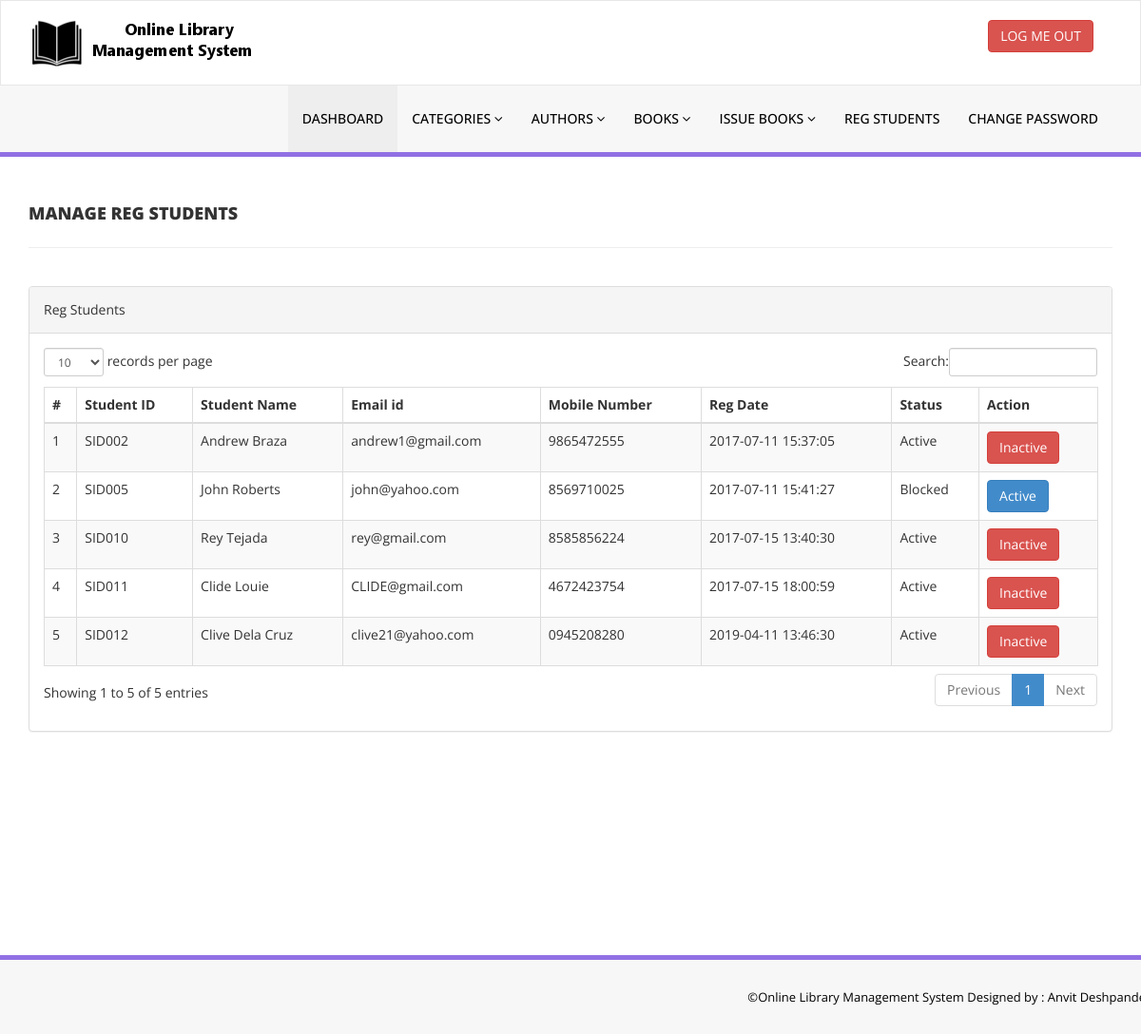
Screenshot of /library/admin/reg-students.php (signed in) with the database file from the repository.
### tables this page shows
CREATE TABLE `tblstudents` (
  `id` int(11) NOT NULL,
  `StudentId` varchar(100) DEFAULT NULL,
  `FullName` varchar(120) DEFAULT NULL,
  `EmailId` varchar(120) DEFAULT NULL,
  `MobileNumber` char(11) DEFAULT NULL,
  `Password` varchar(120) DEFAULT NULL,
  `Status` int(1) DEFAULT NULL,
  `RegDate` timestamp NULL DEFAULT CURRENT_TIMESTAMP,
  `UpdationDate` timestamp NULL DEFAULT NULL ON UPDATE CURRENT_TIMESTAMP
);

### library/admin/reg-students.php (the view, shortened to what this page needs)
<?php
include('includes/config.php');
if(strlen($_SESSION['alogin'])==0)
    {
header('location:index.php');
}
else{
    ?>
<!DOCTYPE html>
<html xmlns="http://www.w3.org/1999/xhtml">
<head>
    <link href="assets/css/bootstrap.css" rel="stylesheet" />
    <link href="assets/css/font-awesome.css" rel="stylesheet" />
    <link href="assets/js/dataTables/dataTables.bootstrap.css" rel="stylesheet" />
    <link href="assets/css/style.css" rel="stylesheet" />
</head>
<body>
<?php include('includes/header.php');?>
    <div class="content-wrapper">
         <div class="container">
        <div class="row pad-botm">
            <div class="col-md-12">
                <h4 class="header-line">Manage Reg Students</h4>
    </div>
        </div>
            <div class="row">
                <div class="col-md-12">
                    <div class="panel panel-default">
                        <div class="panel-heading">
                          Reg Students
                        </div>
                        <div class="panel-body">
                            <div class="table-responsive">
                                <table class="table table-striped table-bordered table-hover" id="dataTables-example">
                                    <thead>
                                        <tr>
                                            <th>#</th>
                                            <th>Student ID</th>
                                            <th>Student Name</th>
                                            <th>Email id </th>
                                            <th>Mobile Number</th>
                                            <th>Reg Date</th>
                                            <th>Status</th>
                                            <th>Action</th>
                                        </tr>
                                    </thead>
                                    <tbody>
<?php $sql = "SELECT * from tblstudents";
$query = $dbh -> prepare($sql);
$query->execute();
$results=$query->fetchAll(PDO::FETCH_OBJ);
$cnt=1;
if($query->rowCount() > 0)
{
foreach($results as $result)
{               ?>
                                        <tr class="odd gradeX">
                                            <td class="center"><?php echo htmlentities($cnt);?></td>
                                            <td class="center"><?php echo htmlentities($result->StudentId);?></td>
                                            <td class="center"><?php echo htmlentities($result->FullName);?></td>
                                            <td class="center"><?php echo htmlentities($result->EmailId);?></td>
                                            <td class="center"><?php echo htmlentities($result->MobileNumber);?></td>
                                             <td class="center"><?php echo htmlentities($result->RegDate);?></td>
                                            <td class="center"><?php if($result->Status==1)
                                            {
                                                echo htmlentities("Active");
                                            } else {
                                            echo htmlentities("Blocked");
}
                                            ?></td>
                                            <td class="center">
<?php if($result->Status==1)
 {?>
<a href="reg-students.php?inid=<?php echo htmlentities($result->id);?>" onclick="return confirm('Are you sure you want to block this student?');"" >  <button class="btn btn-danger"> Inactive</button>
<?php } else {?>
                                            <a href="reg-students.php?id=<?php echo htmlentities($result->id);?>" onclick="return confirm('Are you sure you want to active this student?');""><button class="btn btn-primary"> Active</button>
                                            <?php } ?>
                                            </td>
                                        </tr>
 <?php $cnt=$cnt+1;}} ?>
                                    </tbody>
                                </table>
                            </div>
                        </div>
                    </div>
                </div>
            </div>
    </div>
    </div>
  <?php include('includes/footer.php');?>
</body>
</html>
<?php } ?>

### library/admin/assets/css/style.css (style rules this page uses)
.content-wrapper { margin-top: 40px; min-height:800px; padding-bottom:90px; }
.header-line { font-weight:900; padding-bottom:25px; border-bottom:1px solid #eeeeee; text-transform:uppercase; }
.pad-botm { padding-bottom:30px; }

### rows the page displays
tblstudents: StudentId "SID002", FullName "Andrew Braza", EmailId "andrew1@gmail.com", MobileNumber "9865472555", RegDate "2017-07-11 15:37:05"
tblstudents: StudentId "SID005", FullName "John Roberts", EmailId "john@yahoo.com", MobileNumber "8569710025", RegDate "2017-07-11 15:41:27"
tblstudents: StudentId "SID010", FullName "Rey Tejada", EmailId "rey@gmail.com", MobileNumber "8585856224", RegDate "2017-07-15 13:40:30"
tblstudents: StudentId "SID011", FullName "Clide Louie", EmailId "CLIDE@gmail.com", MobileNumber "4672423754", RegDate "2017-07-15 18:00:59"
tblstudents: StudentId "SID012", FullName "Clive Dela Cruz", EmailId "clive21@yahoo.com", MobileNumber "0945208280", RegDate "2019-04-11 13:46:30"
